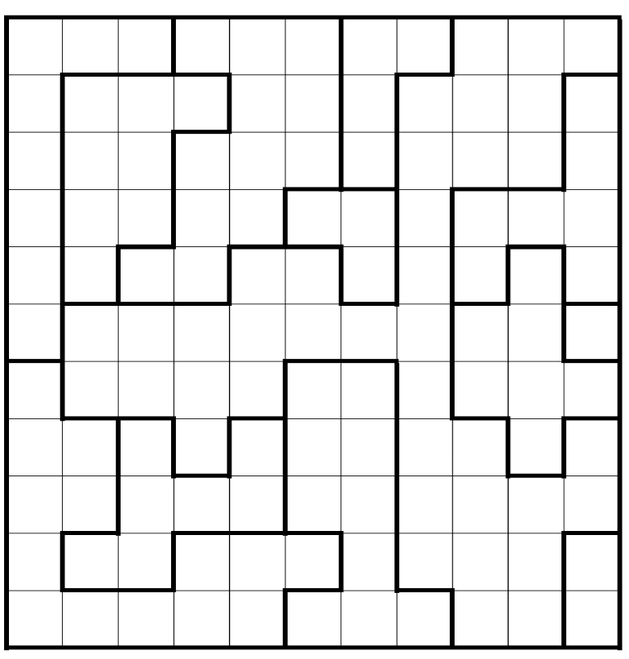
#> input picture numbers_4/draw/empty_matrix.png, 629 x 659 px, shrunk from 772 x 808 before the run, given in place of matrix.png, which was not available
$ python draw.py   (older library calls are emulated)
#> lines starting #> are read from the running program, lines starting #| are printed output that depends on the picture
from PIL import Image, ImageDraw, ImageFont
import numpy as np


# Load the provided grid image
img_path = './matrix.png'
grid_img = Image.open(img_path)
#> grid_img is the input picture: PIL image 629x659 RGBA; mean R, G, B, A 230.4, 230.4, 230.4, 255

# Create a draw object to edit the image
draw = ImageDraw.Draw(grid_img)
font = ImageFont.load_default(size=24)

# Since PIL's default font does not support resizing directly, let's specify a larger font size directly.
# Typically, default font size is around 10 or 12, let's increase it significantly.
# font = ImageFont.truetype("arial", size=24)  # Using a common font with increased size

# Define the matrix of numbers
numbers = [
    [1, 1, 1, 2, 2, 2, 3, 3, 4, 4, 4],
    [1, 3, 3, 3, 2, "X", 3, 4, 4, 4, "X"],
    [1, 3, 3, 1, "X", 7, 3, 4, 4, 4, 9],
    [1, 3, 3, "X", 1, 0, 0, 4, 1, 1, "X"],
    [1, 3, "X", 1, 4, 4, "X", 4, 1, 8, 1],
    [1, 4, 4, 4, "X", 4, 4, 4, 8, 8, 9],
    [7, 4, 4, 4, 4, "X", 7, 4, 8, 8, 8],
    [7, 7, 1, 4, 1, 7, 7, "X", 9, 8, 9],
    [7, 7, 1, 1, 1, 7, 7, 9, 9, 9, 9],
    ["X", 1, 1, 4, 4, "X", 7, 9, 9, 9, 2],
    [4, 4, 4, 4, 4, 3, "X", 3, 9, 9, 2]
]

# Dimensions for cell
cell_width = grid_img.width // 11
#> cell_width = 57
cell_height = grid_img.height // 11
#> cell_height = 59

def textsize(text, font):
    im = Image.new(mode="P", size=(0, 0))
    draw = ImageDraw.Draw(im)
    _, _, width, height = draw.textbbox((0, 0), text=text, font=font)
    return width, height

# Place numbers in the grid
for i, row in enumerate(numbers):
    for j, num in enumerate(row):
        text = str(num)
        text_width, text_height = textsize(text, font=font)
        x = j * cell_width + (cell_width - text_width) / 2
        y = i * cell_height + (cell_height - text_height) / 2
        draw.text((x, y), text, fill="black", font=font)

# Save the edited image
edited_img_path = './numbered_matrix.png'
grid_img.save(edited_img_path)
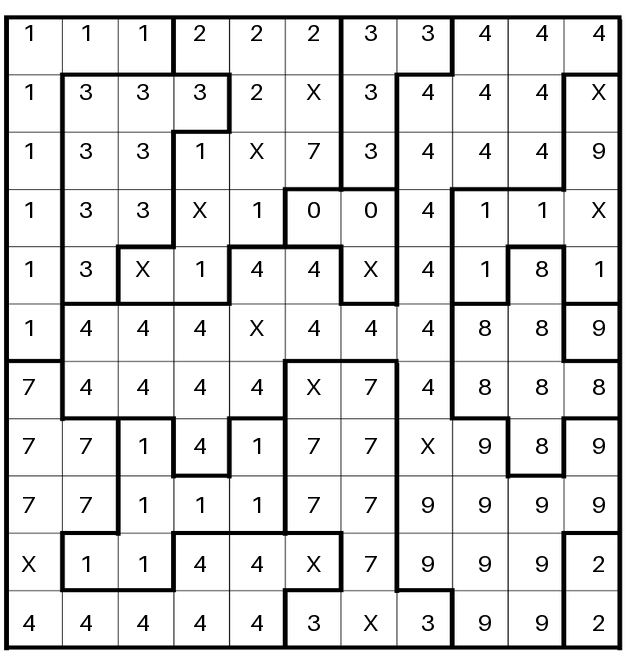
#> saved as numbered_matrix.png: PIL image 629x659 RGBA; mean R, G, B, A 225.4, 225.4, 225.4, 255
edited_img_path

$ run again, on numbers_4/draw/solution.png
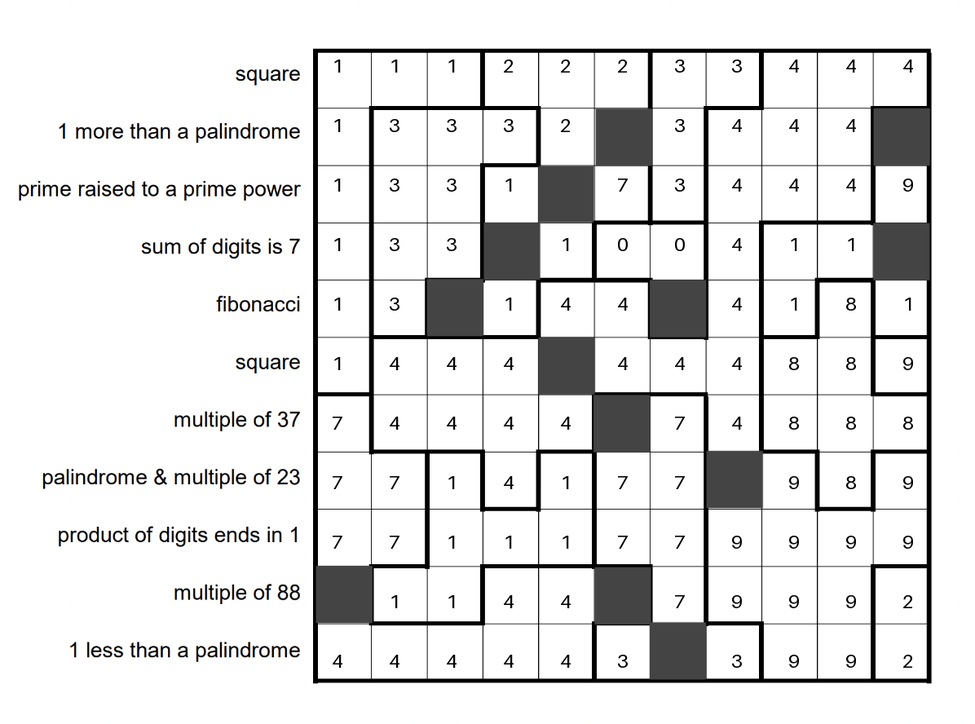
#> input picture numbers_4/draw/solution.png, 975 x 724 px, shrunk from 1196 x 888 before the run, given in place of matrix.png, which was not available
#> grid_img is the input picture: PIL image 975x724 RGBA; mean R, G, B, A 225.9, 225.9, 225.9, 255
#> `grid_img.save(edited_img_path)`:
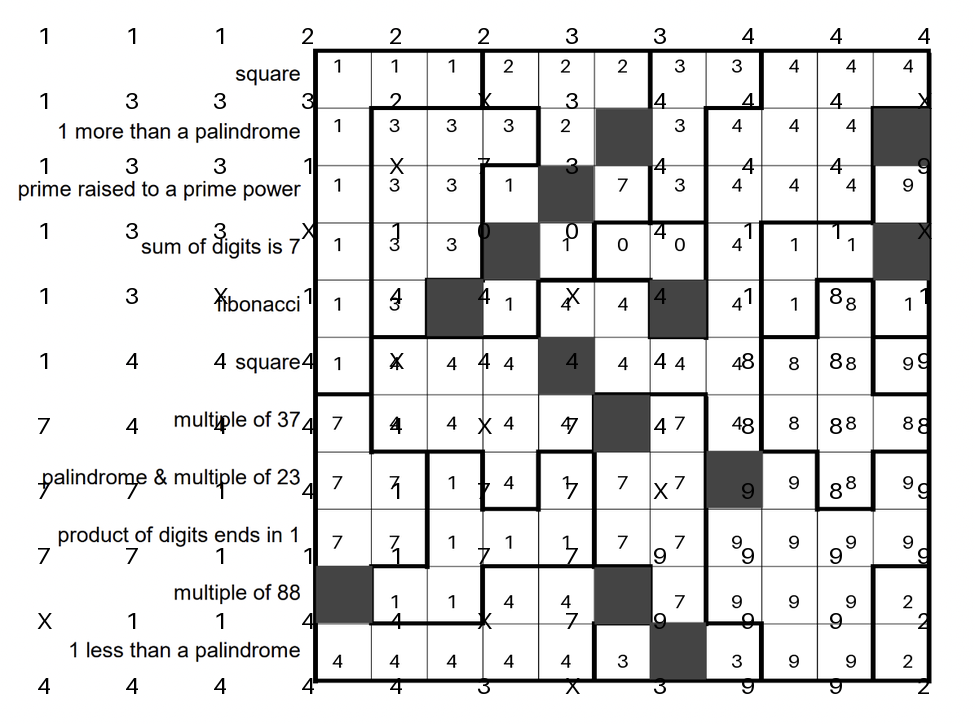
#> saved as numbered_matrix.png: PIL image 975x724 RGBA; mean R, G, B, A 223.4, 223.3, 223.3, 255
